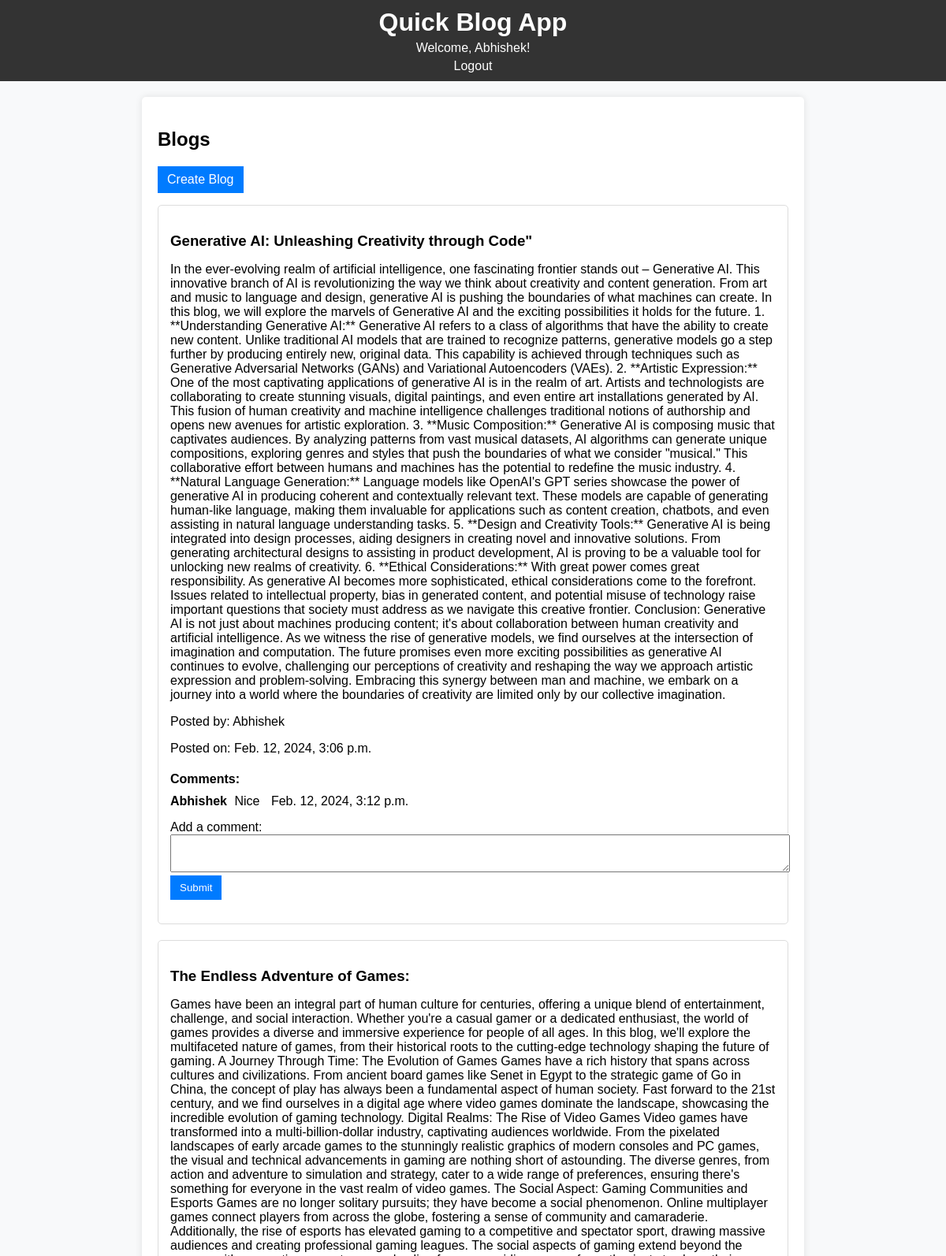
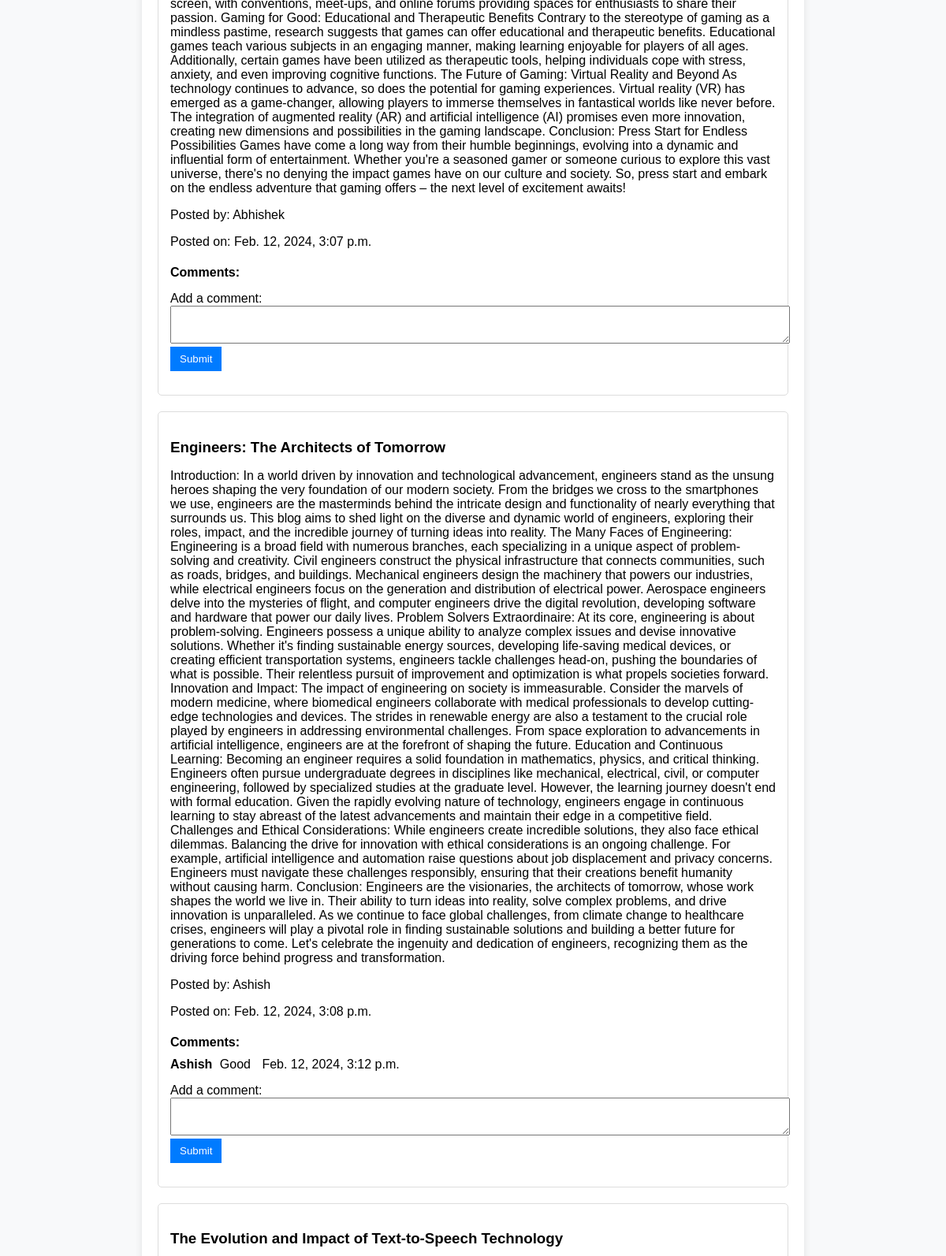
/blogs/ (signed in, upper part), run on the app's committed database (2 pictures, top to bottom).
### blog/models.py (models this page shows, shortened)
class Blog(models.Model):
    title = models.CharField(max_length=255)
    content = models.TextField()
    author = models.ForeignKey(User, on_delete=models.CASCADE)
    created_at = models.DateTimeField(auto_now_add=True)
    updated_at = models.DateTimeField(auto_now=True)

class Comment(models.Model):
    user = models.ForeignKey(User, on_delete=models.CASCADE)
    blog = models.ForeignKey(Blog, on_delete=models.CASCADE, related_name='comments')
    content = models.TextField()
    created_at = models.DateTimeField(auto_now_add=True)
    updated_at = models.DateTimeField(auto_now=True)
    timestamp = models.DateTimeField(auto_now_add=True)

### blog/views.py (the view)
# urls.py: path('blogs/', blog_list, name='blog_list'),
def blog_list(request):
    all_blogs = Blog.objects.all()
    return render(request, 'blog/blog_list.html', {'blogs': all_blogs})

### blog/templates/blog/blog_list.html (shortened to what this page needs)
{% extends 'base.html' %}
{% block content %}
  <div style="max-width: 800px; margin: 0 auto;">
    <h2>Blogs</h2>
    <a href="{% url 'create_blog' %}" style="display: inline-block; margin-bottom: 15px; padding: 8px 12px; background-color: #007BFF; color: #fff; text-decoration: none;">Create Blog</a>
    {% for blog in blogs %}
      <div style="border: 1px solid #ddd; padding: 15px; margin-bottom: 20px; border-radius: 5px;">
        <h3 style="margin-bottom: 10px;">{{ blog.title }}</h3>
        <p style="margin-bottom: 10px;">{{ blog.content }}</p>
        <p style="margin-bottom: 5px;">Posted by: {{ blog.author.username }}</p>
        <p style="margin-bottom: 10px;">Posted on: {{ blog.created_at }}</p>
        <div style="margin-bottom: 15px;">
          <h4 style="margin-bottom: 10px;">Comments:</h4>
          {% for comment in blog.comments.all %}
            <div style="margin-bottom: 8px;">
              <span style="font-weight: bold; margin-right: 5px;">{{ comment.user.username }}</span>
              <span>{{ comment.content }}</span>
              <span style="margin-left: 10px;">{{ comment.created_at }}</span>
            </div>
          {% endfor %}
          <form method="post" action="{% url 'add_comment' blog_id=blog.id %}" style="margin-top: 15px;">
            <label for="comment_text" style="margin-bottom: 5px;">Add a comment:</label>
            <textarea name="content" id="comment_text" style="width: 100%; padding: 8px;" required></textarea>
            <button type="submit" style="background-color: #007BFF; color: #fff; padding: 8px 12px; border: none; cursor: pointer;">Submit</button>
          </form>
        </div>
        </div>
      </div>
    {% endfor %}
{% endblock %}

### blog/templates/base.html (shortened to what this page needs)
<!DOCTYPE html>
<html lang="en">
<head>
    <link rel="stylesheet" href='css/styles.css'>
</head>
<body>
    <header>
        <h1>Quick Blog App</h1>
        {% if user.is_authenticated %}
            <p>Welcome, {{ user.username }}!</p>
            <a href="{% url 'logout' %}">Logout</a>
        {% else %}
            <a href="{% url 'login' %}">Login</a>
            <a href="{% url 'signup' %}">Sign Up</a>
        {% endif %}
    </header>
    <main>
        {% block content %}{% endblock %}
    </main>
</body>
</html>

### blog/static/css/styles.css (style rules this page uses)
body { font-family: Arial, sans-serif; }
header { background-color: #333; color: white; padding: 10px; text-align: center; }
main { max-width: 800px; margin: 20px auto; }
form { margin-top: 20px; }
button { background-color: #333; color: white; padding: 5px 10px; cursor: pointer; }
a { color: #333; margin-right: 10px; }

### blog/templates/base.html (style rules this page uses)
body { font-family: 'Arial', sans-serif; margin: 0; padding: 0; background-color: #f8f9fa; }
header { background-color: #007BFF; color: #fff; padding: 10px; text-align: center; }
header h1 { margin: 0; }
header p { margin: 5px 0; }
header a { color: #fff; text-decoration: none; margin-left: 10px; }
main { max-width: 800px; margin: 20px auto; padding: 20px; background-color: #fff; border-radius: 5px; box-shadow: 0 0 10px rgba(0, 0, 0, 0.1); }

### data on the page
Blog: title "Generative AI: Unleashing Creativity through Code\"", content "In the ever-evolving realm of artificial intelligence, one fascinating frontier stands out – Generative AI. This innovative branch of AI is revolutionizing the way we think about creativity and content generation. From art and music to language and design, generative AI is pushing the boundaries of what machines can create. In this blog, we will explore the marvels of Generative AI and the exciting possibilities it holds for the future. 1. **Understanding Generative AI:** Generative AI refers to a class of algorithms that have the ability to create new content. Unlike traditional AI models that are trained to recognize patterns, generative models go a step further by producing entirely new,…", author.username "Abhishek", created_at "Feb. 12, 2024, 3:06 p.m."
Comment: user.username "Abhishek", content "Nice", created_at "Feb. 12, 2024, 3:12 p.m."
Blog: title "The Endless Adventure of Games:", content "Games have been an integral part of human culture for centuries, offering a unique blend of entertainment, challenge, and social interaction. Whether you're a casual gamer or a dedicated enthusiast, the world of games provides a diverse and immersive experience for people of all ages. In this blog, we'll explore the multifaceted nature of games, from their historical roots to the cutting-edge technology shaping the future of gaming. A Journey Through Time: The Evolution of Games Games have a rich history that spans across cultures and civilizations. From ancient board games like Senet in Egypt to the strategic game of Go in China, the concept of play has always been a fundamental aspect of…", author.username "Abhishek", created_at "Feb. 12, 2024, 3:07 p.m."
Blog: title "Engineers: The Architects of Tomorrow", content "Introduction: In a world driven by innovation and technological advancement, engineers stand as the unsung heroes shaping the very foundation of our modern society. From the bridges we cross to the smartphones we use, engineers are the masterminds behind the intricate design and functionality of nearly everything that surrounds us. This blog aims to shed light on the diverse and dynamic world of engineers, exploring their roles, impact, and the incredible journey of turning ideas into reality. The Many Faces of Engineering: Engineering is a broad field with numerous branches, each specializing in a unique aspect of problem-solving and creativity. Civil engineers construct the physical…", author.username "Ashish", created_at "Feb. 12, 2024, 3:08 p.m."
Comment: user.username "Ashish", content "Good", created_at "Feb. 12, 2024, 3:12 p.m."
Blog: title "The Evolution and Impact of Text-to-Speech Technology"

### other printed values
{{ user.username }} "Abhishek"
